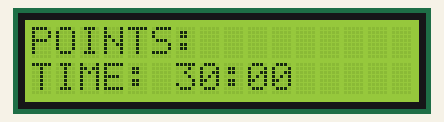
The sketch below on a simulated Arduino Uno, built with avr-gcc and run on an emulated ATmega328P. On the bench: 16×2 character LCD.

Above: at 0.1 s.
At 4.2 s:
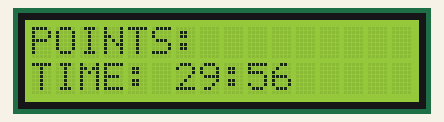
At 9.3 s:
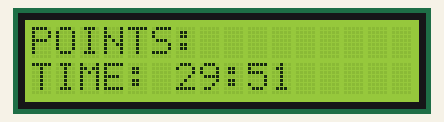
At 19.5 s:
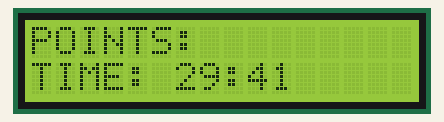
At 28.7 s:
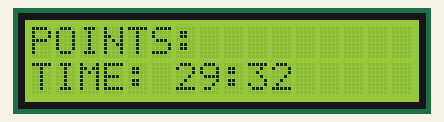
At 38.9 s:
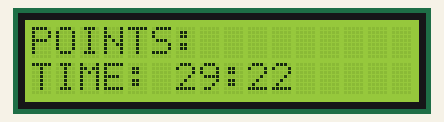

The sketch:

arduino.ino
```cpp
// Sketch for the LCD display portion of BenTogether Interactive Lunchbox
// Displays the number of points the child has and time remaining in lunch on the lunchbox's embedded screen

#include <Wire.h>
#include <LCD.h>
#include <LiquidCrystal_I2C.h>

#define En_pin 2
#define Rw_pin 1
#define Rs_pin 0
#define D4_pin 4
#define D5_pin 5
#define D6_pin 6
#define D7_pin 7

int n = 1800; // seconds remaining
int points = 0;

LiquidCrystal_I2C lcd(0x3F, 2, 1, 0, 4, 5, 6, 7);

void setup() {
    lcd.begin(16, 2); // 16x2 LCD

    lcd.setBacklightPin(3, POSITIVE); // backlight on pin 3
    lcd.setBacklight(HIGH);
    lcd.home();
}

void loop() {
  // print the number of points
  lcd.setCursor(0, 0);
  lcd.print("POINTS: ");
  lcd.setCursor(0, 8);
  lcd.print(points);

  // print the time remaining
  lcd.setCursor(0, 1);
  lcd.print("TIME: ");
  lcd.print(n / 60);
  lcd.print(":");
  if (n - ((n / 60) * 60) < 10) {
    lcd.print("0");
  }
  lcd.print(n - ((n / 60) * 60));
  n--;
  delay(1000);
}
```

Measured:
- what the display in image 1 shows lasts 1.0 s, from 4.2 s to 5.2 s
